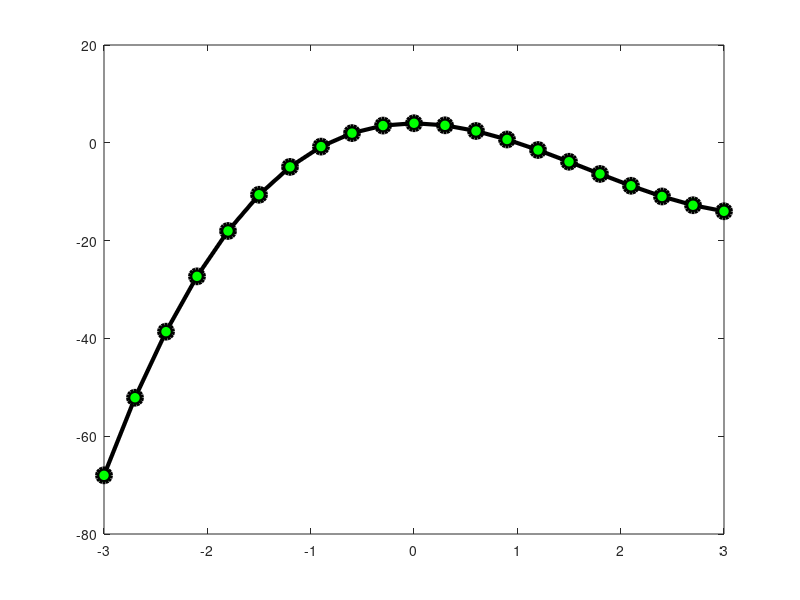

Recreate this plot in MATLAB.
x=-3:0.3:3;
y=x.^3-5*x.^2+4;
% plot(x,y)
xlabel('value of x')
ylabel('value of y')
title ('A Plot x and y')
%
plot(x,y, '-ko' , 'Linewidth' ,3,'Markersize',10,'MarkerFaceColor','g')